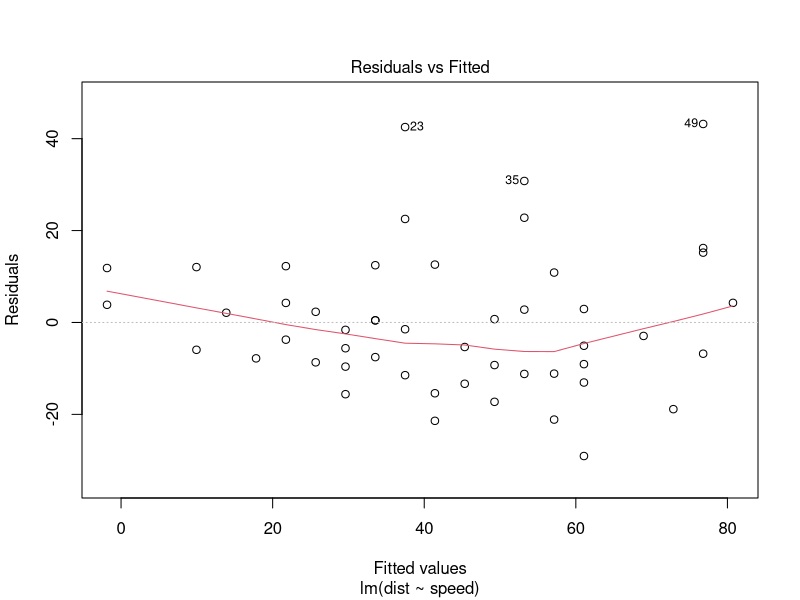
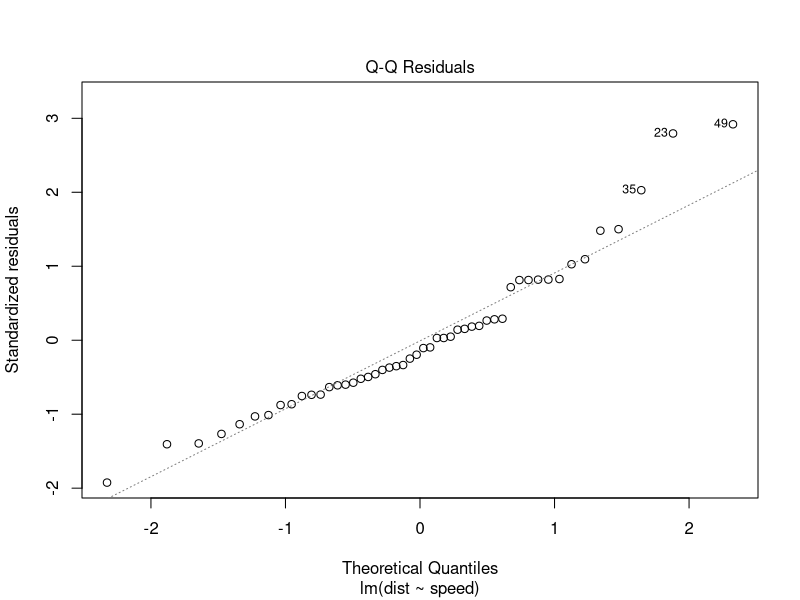
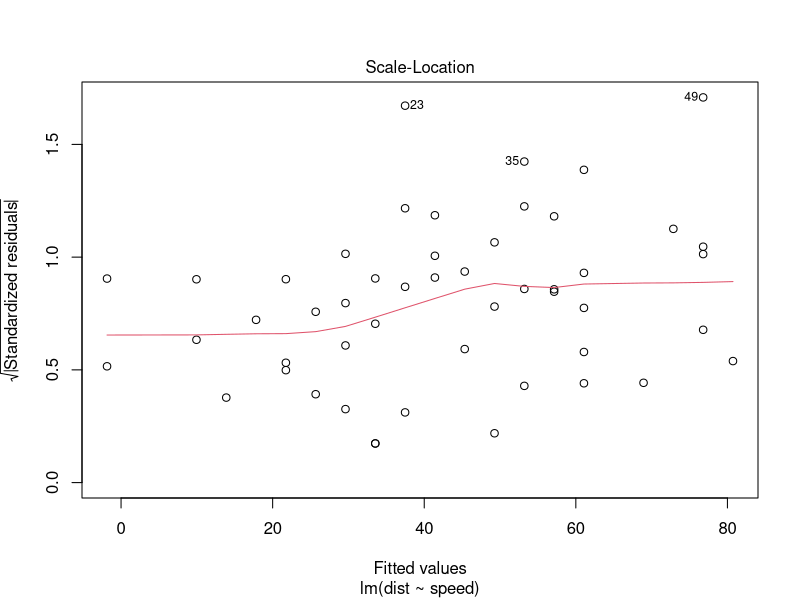
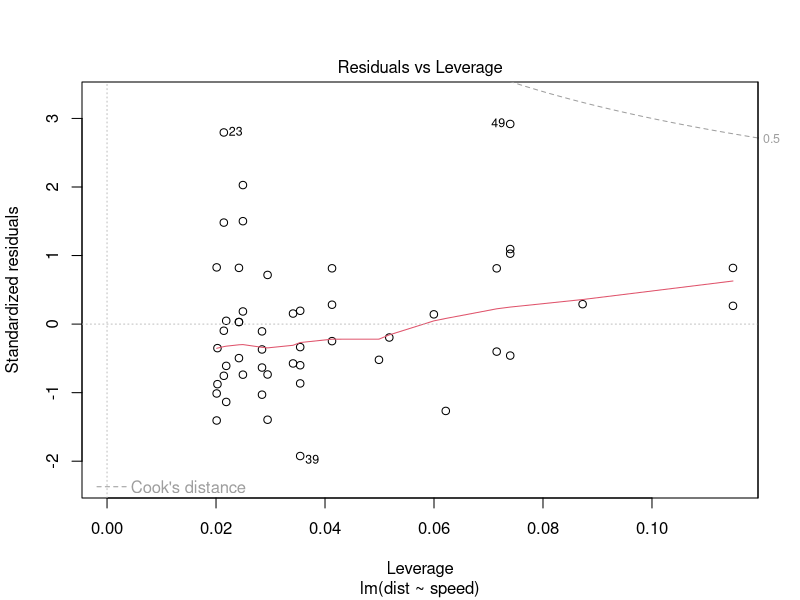
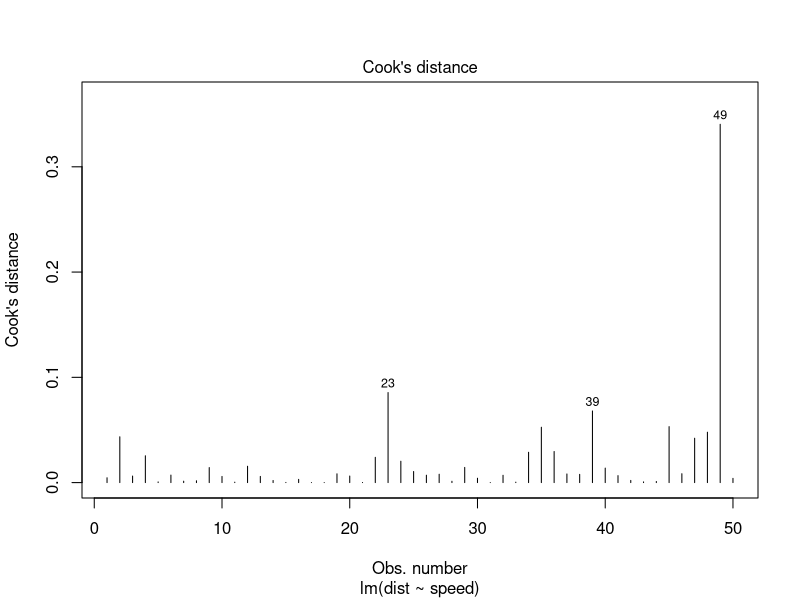
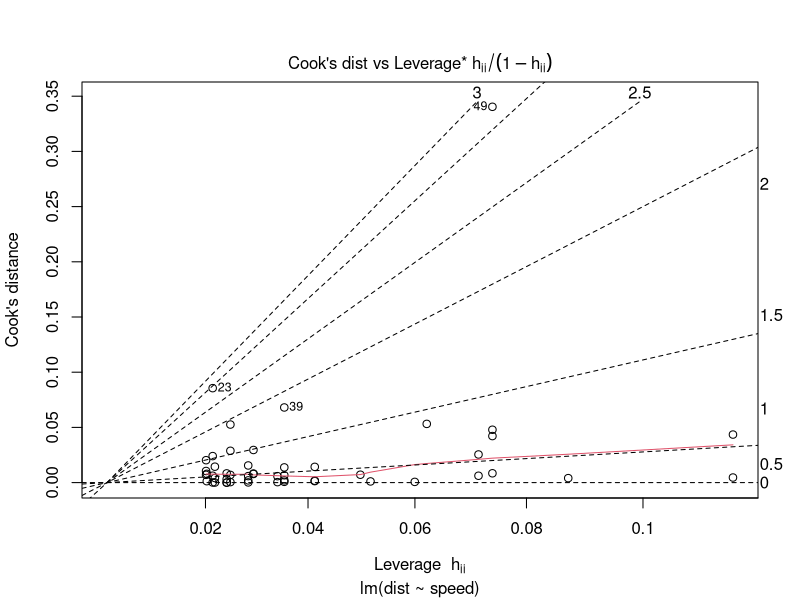
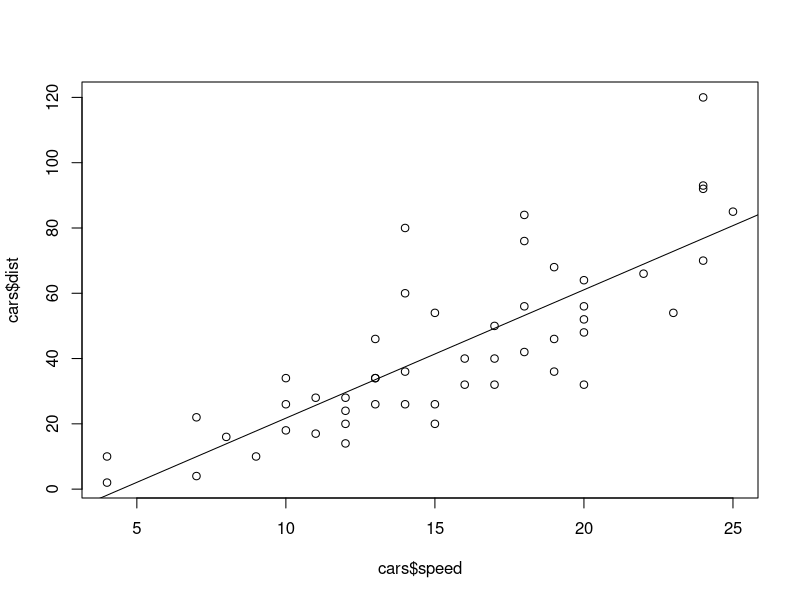
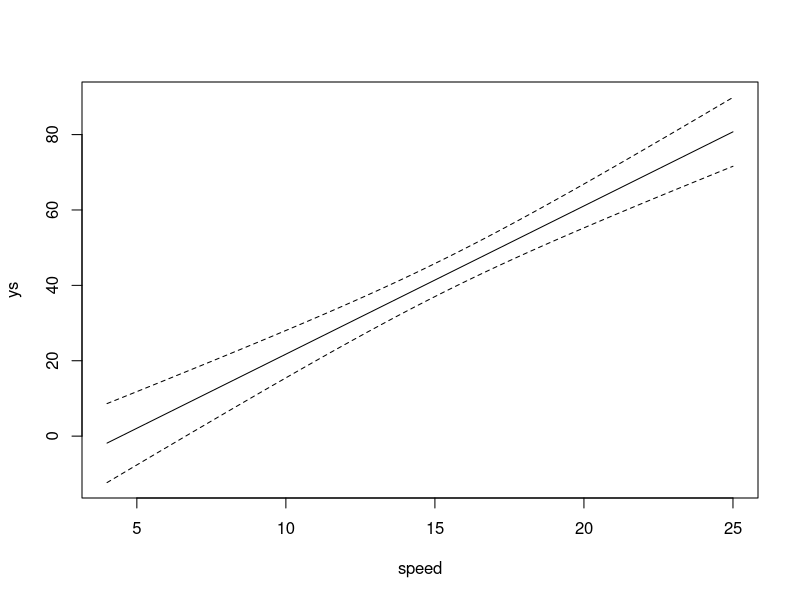

Write R code to recreate these figures, in order.
## ---- chunk 1
(m <- lm(dist ~ speed, cars))
## ---- chunk 2
coef(m)
## ---- chunk 3
fitted(m)[1:4]
## ---- chunk 4
residuals(m)[1:4]
## ---- chunk 5
fitted(m)[1:4] + residuals(m)[1:4]
cars$dist[1:4]
## ---- chunk 6
confint(m)
## ---- chunk 7
deviance(m)
## ---- chunk 8
(m <- lm(dist ~ speed, data=cars))
predict(m, newdata=data.frame(speed=3))
## ---- chunk 9
predict(m, newdata=data.frame(speed=c(3)), interval="confidence")
## ---- chunk 10
predict(m, newdata=data.frame(speed=c(3)), interval="prediction")
## ---- chunk 11
summary(m)

## ---- chunk 12
anova(m)
(full <- lm(dist ~ speed, data=cars))
(reduced <- lm(dist ~ 1, data=cars))
anova(reduced, full)
## ---- chunk 13
plot(m)
## ---- chunk 14
plot(m, which=c(4, 6))

## ---- chunk 15
plot(cars$speed, cars$dist)
abline(coef(m))

## ---- chunk 16
summary(cars$speed)
predict(m, newdata=data.frame(speed=seq(4.0, 25.0, .2)),
        interval="confidence")

## ---- chunk 17
speed <- seq(min(cars$speed), max(cars$speed), .1)
ys <- predict(m, newdata=data.frame(speed=speed), interval="confidence")
matplot(speed, ys, type='n')
matlines(speed, ys, lty=c(1, 2, 2), col=1)

## ---- chunk 18
(m <- lm(Sepal.Length ~ Sepal.Width + Petal.Length + Petal.Width, data=iris))
summary(m)

## ---- chunk 19
(m <- lm(Sepal.Length ~ ., data=iris))
summary(m)
## ---- chunk 20
model.matrix(m)[c(1,51,101),]

## ---- chunk 21
with(iris, plot(Sepal.Width, Sepal.Length, cex=.7, pch=as.numeric(Species)))
m <- lm(Sepal.Length ~ Sepal.Width + Species, data=iris)
coef(m)
abline(2.25, 0.80, lty=1)
abline(2.25 + 1.45, 0.80, lty=2)
abline(2.25 + 1.94, 0.80, lty=3)
legend("topright", levels(iris$Species), pch=1:3, bg="white")
## ---- chunk 22
x <- 1:1000
y <- x^2 + 3*x + 5 + rnorm(1000)
lm(y ~ I(x^2) + x)
## ---- chunk 23
x <- 101:200
y <- exp(3 * x + rnorm(100))
lm(log(y) ~ x)
## ---- chunk 24
data(Orange)
Orange
with(Orange, plot(Tree, circumference, xlab="tree", ylab="circumference"))
# 상호 작용 그래프
with(Orange, interaction.plot(age, Tree, circumference))
# Tree 열의 데이터를 순서 없는 명목형 변수로 변환
Orange[,"fTree"] <- factor(Orange[, "Tree"], ordered=FALSE)
# fTree, age, fTree:age를 설명 변수로 선형 회귀를 수행
m <- lm(circumference ~ fTree * age, data=Orange)
anova(m)
head(model.matrix(m))
mm <- model.matrix(m)
# age가 포함된 열만 추출
mm[, grep("age", colnames(mm))]
